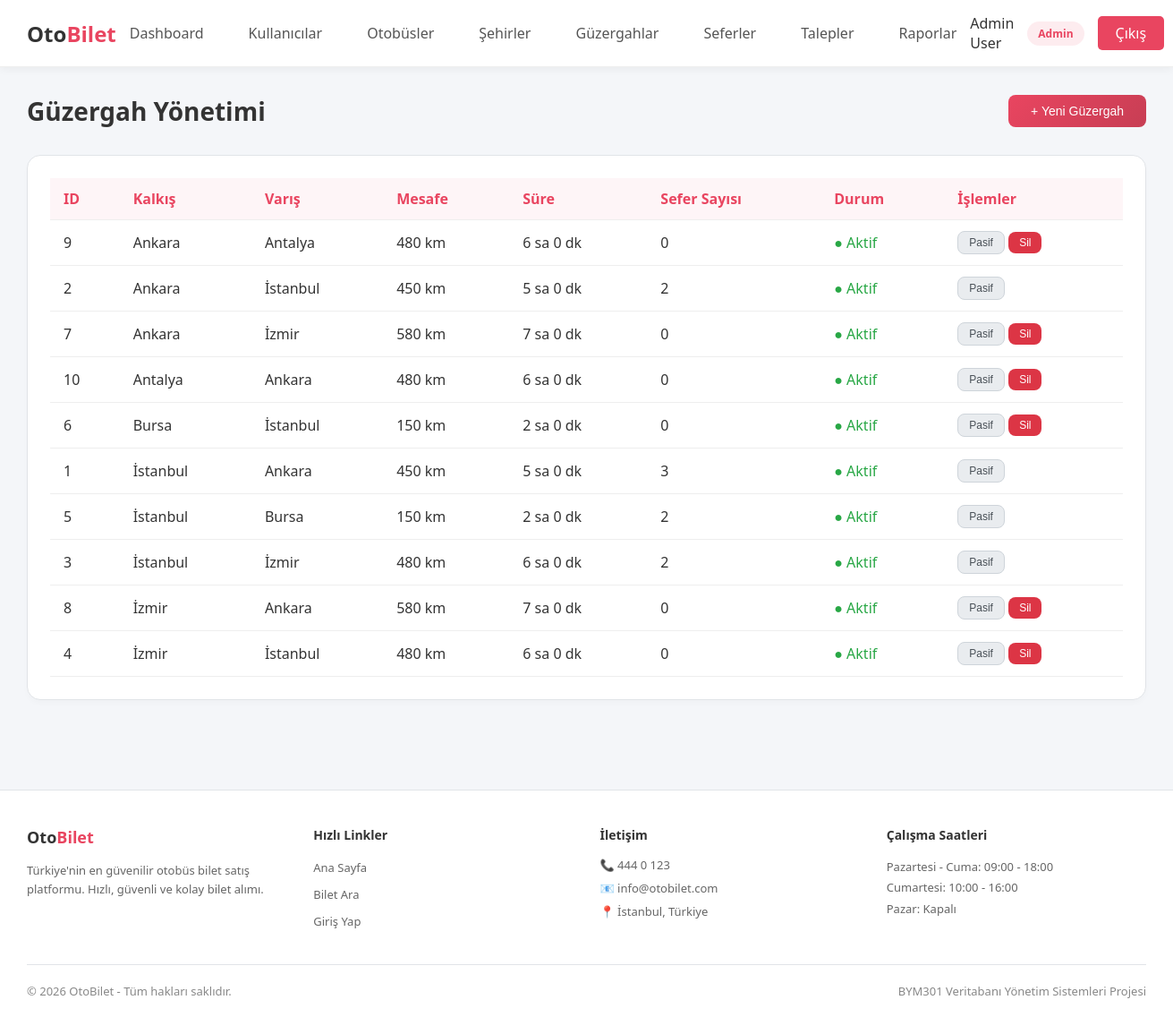
The page /admin/routes.php (signed in) on the database its author committed.
### tables this page shows
CREATE TABLE routes (
    id INT PRIMARY KEY AUTO_INCREMENT,
    from_city_id INT NOT NULL,
    to_city_id INT NOT NULL,
    distance_km INT,
    duration_minutes INT,
    is_active TINYINT(1) DEFAULT 1,
    created_at TIMESTAMP DEFAULT CURRENT_TIMESTAMP,
    FOREIGN KEY (from_city_id) REFERENCES cities(id),
    FOREIGN KEY (to_city_id) REFERENCES cities(id),
    UNIQUE KEY unique_route (from_city_id, to_city_id)
);

CREATE TABLE cities (
    id INT PRIMARY KEY AUTO_INCREMENT,
    name VARCHAR(100) NOT NULL UNIQUE,
    plate_code VARCHAR(10),
    created_at TIMESTAMP DEFAULT CURRENT_TIMESTAMP
);

### includes/functions.php (called while the page is built, shortened)
<?php
function sanitize($input) {
    return htmlspecialchars(trim($input), ENT_QUOTES, 'UTF-8');
}

### admin/routes.php (the view, shortened to what this page needs)
<?php
require_once __DIR__ . '/../includes/header.php';
$database = new Database();
$db = $database->getConnection();
$routes = $db->query("
    SELECT r.*,
           c1.name as from_city_name,
           c2.name as to_city_name,
           (SELECT COUNT(*) FROM schedules WHERE route_id = r.id) as schedule_count
    FROM routes r
    INNER JOIN cities c1 ON r.from_city_id = c1.id
    INNER JOIN cities c2 ON r.to_city_id = c2.id
    ORDER BY c1.name, c2.name
")->fetchAll(PDO::FETCH_ASSOC);
?>
<div class="page-header">
    <h1 class="page-title">Güzergah Yönetimi</h1>
    <button class="btn btn-primary" onclick="document.getElementById('addModal').classList.add('active')">+ Yeni Güzergah</button>
</div>
<div class="card">
    <table>
        <thead>
            <tr>
                <th>ID</th>
                <th>Kalkış</th>
                <th>Varış</th>
                <th>Mesafe</th>
                <th>Süre</th>
                <th>Sefer Sayısı</th>
                <th>Durum</th>
                <th>İşlemler</th>
            </tr>
        </thead>
        <tbody>
            <?php foreach ($routes as $route): ?>
            <tr>
                <td><?php echo $route['id']; ?></td>
                <td><?php echo sanitize($route['from_city_name']); ?></td>
                <td><?php echo sanitize($route['to_city_name']); ?></td>
                <td><?php echo $route['distance_km']; ?> km</td>
                <td><?php echo floor($route['duration_minutes'] / 60); ?> sa <?php echo $route['duration_minutes'] % 60; ?> dk</td>
                <td><?php echo $route['schedule_count']; ?></td>
                <td>
                    <?php if ($route['is_active']): ?>
                        <span style="color: #28a745;">● Aktif</span>
                    <?php else: ?>
                        <span style="color: #dc3545;">● Pasif</span>
                    <?php endif; ?>
                </td>
                <td>
                    <form method="POST" style="display: inline;">
                        <button type="submit" class="btn btn-sm <?php echo $route['is_active'] ? 'btn-secondary' : 'btn-success'; ?>">
                            <?php echo $route['is_active'] ? 'Pasif' : 'Aktif'; ?>
                        </button>
                    </form>
                    <?php if ($route['schedule_count'] == 0): ?>
                    <form method="POST" style="display: inline;" onsubmit="return confirm('Silmek istediğinize emin misiniz?')">
                        <button type="submit" class="btn btn-sm btn-danger">Sil</button>
                    </form>
                    <?php endif; ?>
                </td>
            </tr>
            <?php endforeach; ?>
        </tbody>
    </table>
</div>
<?php require_once __DIR__ . '/../includes/footer.php'; ?>

### includes/header.php (style rules this page uses)
* { margin: 0; padding: 0; box-sizing: border-box; }
body { font-family: 'Segoe UI', Tahoma, Geneva, Verdana, sans-serif; background: #f4f6f9; min-height: 100vh; color: #333; }
.card { background: #ffffff; border-radius: 15px; padding: 25px; margin-bottom: 20px; border: 1px solid #e1e4e8; box-shadow: 0 4px 6px rgba(0,0,0,0.02); }
.btn { display: inline-block; padding: 10px 25px; border-radius: 8px; text-decoration: none; cursor: pointer; border: none; font-size: 14px; transition: all 0.3s ease; }
.btn-primary { background: linear-gradient(135deg, #e94560, #c73e54); color: #fff; }
.btn-secondary { background: #e9ecef; color: #495057; border: 1px solid #ced4da; }
.btn-danger { background: #dc3545; color: #fff; }
.btn-sm { padding: 5px 12px; font-size: 12px; }
table { width: 100%; border-collapse: collapse; }
th, td { padding: 12px 15px; text-align: left; border-bottom: 1px solid #eee; }
th { background: rgba(233, 69, 96, 0.05); color: #e94560; font-weight: 600; }
.page-header { display: flex; justify-content: space-between; align-items: center; margin-bottom: 30px; }
.page-title { color: #333; font-size: 28px; font-weight: 600; }

### rows shown on the page
routes: id "9", from_city.name "Ankara", to_city.name "Antalya", distance_km "480", floor($route['duration_minutes']/60) "6", $route['duration_minutes']%60 "0", schedule_count "0", is_active "● Aktif"
routes: id "2", from_city.name "Ankara", to_city.name "İstanbul", distance_km "450", floor($route['duration_minutes']/60) "5", $route['duration_minutes']%60 "0", schedule_count "2", is_active "● Aktif"
routes: id "7", from_city.name "Ankara", to_city.name "İzmir", distance_km "580", floor($route['duration_minutes']/60) "7", $route['duration_minutes']%60 "0", schedule_count "0", is_active "● Aktif"
routes: id "10", from_city.name "Antalya", to_city.name "Ankara", distance_km "480", floor($route['duration_minutes']/60) "6", $route['duration_minutes']%60 "0", schedule_count "0", is_active "● Aktif"
routes: id "6", from_city.name "Bursa", to_city.name "İstanbul", distance_km "150", floor($route['duration_minutes']/60) "2", $route['duration_minutes']%60 "0", schedule_count "0", is_active "● Aktif"
routes: id "1", from_city.name "İstanbul", to_city.name "Ankara", distance_km "450", floor($route['duration_minutes']/60) "5", $route['duration_minutes']%60 "0", schedule_count "3", is_active "● Aktif"
routes: id "5", from_city.name "İstanbul", to_city.name "Bursa", distance_km "150", floor($route['duration_minutes']/60) "2", $route['duration_minutes']%60 "0", schedule_count "2", is_active "● Aktif"
routes: id "3", from_city.name "İstanbul", to_city.name "İzmir", distance_km "480", floor($route['duration_minutes']/60) "6", $route['duration_minutes']%60 "0", schedule_count "2", is_active "● Aktif"
routes: id "8", from_city.name "İzmir", to_city.name "Ankara", distance_km "580", floor($route['duration_minutes']/60) "7", $route['duration_minutes']%60 "0", schedule_count "0", is_active "● Aktif"
routes: id "4", from_city.name "İzmir", to_city.name "İstanbul", distance_km "480", floor($route['duration_minutes']/60) "6", $route['duration_minutes']%60 "0", schedule_count "0", is_active "● Aktif"

### other values the page prints
$current_user['full_name'] "Admin User"
$current_user['user_type'] "Admin"
